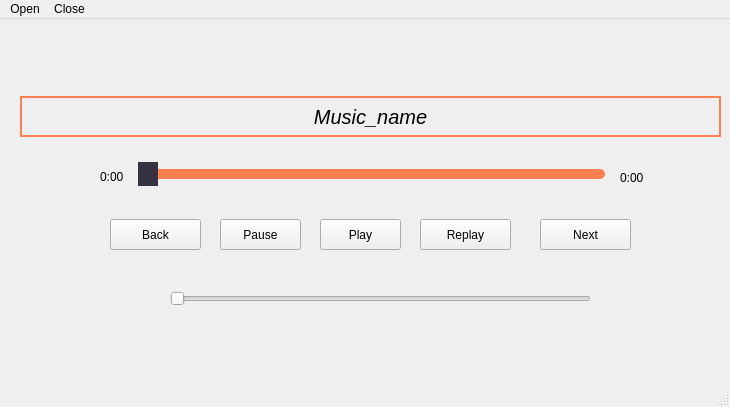
<?xml version="1.0" encoding="UTF-8"?>
<ui version="4.0">
 <class>MainWindow</class>
 <widget class="QMainWindow" name="MainWindow">
  <property name="geometry">
   <rect>
    <x>0</x>
    <y>0</y>
    <width>730</width>
    <height>407</height>
   </rect>
  </property>
  <property name="minimumSize">
   <size>
    <width>730</width>
    <height>407</height>
   </size>
  </property>
  <property name="maximumSize">
   <size>
    <width>730</width>
    <height>407</height>
   </size>
  </property>
  <property name="windowTitle">
   <string>Sakamoto Player</string>
  </property>
  <property name="styleSheet">
   <string notr="true">QMainWindow
{
	background-rgb(52,51,64)
}</string>
  </property>
  <widget class="QWidget" name="centralwidget">
   <widget class="QSlider" name="horizontalSlider">
    <property name="geometry">
     <rect>
      <x>170</x>
      <y>270</y>
      <width>421</width>
      <height>20</height>
     </rect>
    </property>
    <property name="orientation">
     <enum>Qt::Orientation::Horizontal</enum>
    </property>
   </widget>
   <widget class="QLabel" name="lbl_music">
    <property name="geometry">
     <rect>
      <x>20</x>
      <y>77</y>
      <width>701</width>
      <height>41</height>
     </rect>
    </property>
    <property name="font">
     <font>
      <pointsize>15</pointsize>
      <italic>true</italic>
     </font>
    </property>
    <property name="styleSheet">
     <string notr="true">QLabel
{
	border:2px solid rgb(255, 127, 80);
}</string>
    </property>
    <property name="text">
     <string>Music_name</string>
    </property>
    <property name="alignment">
     <set>Qt::AlignmentFlag::AlignCenter</set>
    </property>
   </widget>
   <widget class="QPushButton" name="pushButton_play">
    <property name="geometry">
     <rect>
      <x>320</x>
      <y>200</y>
      <width>81</width>
      <height>31</height>
     </rect>
    </property>
    <property name="styleSheet">
     <string notr="true">QLabel
{
	border:2px solid rgb(255, 127, 80);
}</string>
    </property>
    <property name="text">
     <string>Play</string>
    </property>
   </widget>
   <widget class="QPushButton" name="pushButton_replay">
    <property name="geometry">
     <rect>
      <x>420</x>
      <y>200</y>
      <width>91</width>
      <height>31</height>
     </rect>
    </property>
    <property name="text">
     <string>Replay</string>
    </property>
   </widget>
   <widget class="QSlider" name="horizontalSlider_AudioFile">
    <property name="geometry">
     <rect>
      <x>70</x>
      <y>140</y>
      <width>611</width>
      <height>31</height>
     </rect>
    </property>
    <property name="styleSheet">
     <string notr="true">QSlider::groove:horizontal
{
	height:10px;
	width:460px;
	background: rgb(255, 127, 80);
	border-radius:5px;
}
QSlider::handle:horizontal
{
	background:rgb(52,50,64);
	width:20px;
	height:20px;
	margin:-7px -7px
}
</string>
    </property>
    <property name="orientation">
     <enum>Qt::Orientation::Horizontal</enum>
    </property>
   </widget>
   <widget class="QPushButton" name="pushButton_back_seek">
    <property name="geometry">
     <rect>
      <x>110</x>
      <y>200</y>
      <width>91</width>
      <height>31</height>
     </rect>
    </property>
    <property name="text">
     <string>Back</string>
    </property>
   </widget>
   <widget class="QPushButton" name="pushButton_next_seek">
    <property name="geometry">
     <rect>
      <x>540</x>
      <y>200</y>
      <width>91</width>
      <height>31</height>
     </rect>
    </property>
    <property name="text">
     <string>Next</string>
    </property>
   </widget>
   <widget class="QLabel" name="lbl_time_start">
    <property name="geometry">
     <rect>
      <x>100</x>
      <y>150</y>
      <width>31</width>
      <height>16</height>
     </rect>
    </property>
    <property name="text">
     <string>0:00</string>
    </property>
   </widget>
   <widget class="QLabel" name="lbl_time_end">
    <property name="geometry">
     <rect>
      <x>620</x>
      <y>150</y>
      <width>58</width>
      <height>18</height>
     </rect>
    </property>
    <property name="text">
     <string>0:00</string>
    </property>
   </widget>
   <widget class="QPushButton" name="pushButton_stop">
    <property name="geometry">
     <rect>
      <x>220</x>
      <y>200</y>
      <width>81</width>
      <height>31</height>
     </rect>
    </property>
    <property name="text">
     <string>Pause</string>
    </property>
   </widget>
  </widget>
  <widget class="QMenuBar" name="menubar">
   <property name="geometry">
    <rect>
     <x>0</x>
     <y>0</y>
     <width>730</width>
     <height>23</height>
    </rect>
   </property>
   <widget class="QMenu" name="menuOpen">
    <property name="title">
     <string>Open</string>
    </property>
    <addaction name="actionOpen_File"/>
   </widget>
   <widget class="QMenu" name="menuClose">
    <property name="title">
     <string>Close</string>
    </property>
   </widget>
   <addaction name="menuOpen"/>
   <addaction name="menuClose"/>
  </widget>
  <widget class="QStatusBar" name="statusbar"/>
  <action name="actionOpen_File">
   <property name="text">
    <string>Open File</string>
   </property>
  </action>
  <action name="actionExit">
   <property name="text">
    <string>Exit</string>
   </property>
  </action>
  <action name="actionOpen_Folder">
   <property name="text">
    <string>Open Folder</string>
   </property>
  </action>
 </widget>
 <resources/>
 <connections/>
</ui>
